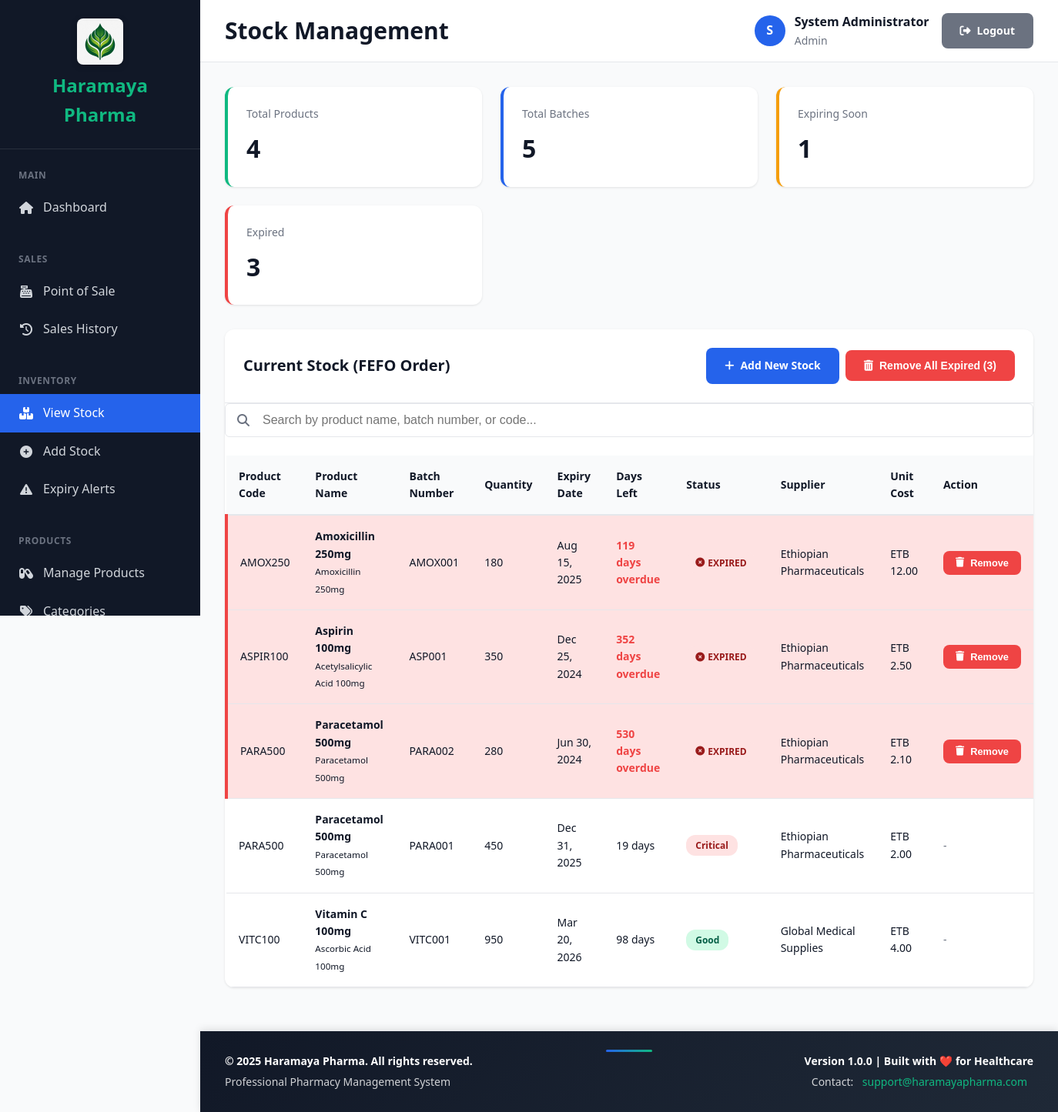
The page /modules/stock/view.php (signed in) on the database its author committed.
### tables this page shows
CREATE TABLE IF NOT EXISTS stock_batches (
    batch_id INT AUTO_INCREMENT PRIMARY KEY,
    product_id INT NOT NULL,
    supplier_id INT NOT NULL,
    batch_number VARCHAR(100) NOT NULL,
    quantity_received INT NOT NULL,
    quantity_remaining INT NOT NULL,
    unit_cost DECIMAL(10,2) NOT NULL,
    expiry_date DATE NOT NULL,
    received_date DATE NOT NULL,
    received_by INT NOT NULL,
    notes TEXT,
    created_at TIMESTAMP DEFAULT CURRENT_TIMESTAMP,
    FOREIGN KEY (product_id) REFERENCES products(product_id) ON DELETE CASCADE,
    FOREIGN KEY (supplier_id) REFERENCES suppliers(supplier_id) ON DELETE RESTRICT,
    FOREIGN KEY (received_by) REFERENCES users(user_id) ON DELETE RESTRICT,
    INDEX idx_product_batch (product_id, batch_number),
    INDEX idx_expiry_date (expiry_date),
    INDEX idx_supplier (supplier_id)
);

CREATE TABLE IF NOT EXISTS products (
    product_id INT AUTO_INCREMENT PRIMARY KEY,
    product_code VARCHAR(50) NOT NULL UNIQUE,
    product_name VARCHAR(200) NOT NULL,
    generic_name VARCHAR(200),
    category_id INT NOT NULL,
    strength VARCHAR(50),
    dosage_form VARCHAR(50),
    unit_price DECIMAL(10,2) NOT NULL,
    reorder_level INT DEFAULT 10,
    requires_prescription BOOLEAN DEFAULT FALSE,
    is_active BOOLEAN DEFAULT TRUE,
    created_at TIMESTAMP DEFAULT CURRENT_TIMESTAMP,
    FOREIGN KEY (category_id) REFERENCES product_categories(category_id) ON DELETE RESTRICT,
    INDEX idx_product_code (product_code),
    INDEX idx_product_name (product_name),
    INDEX idx_category (category_id)
);

CREATE TABLE IF NOT EXISTS suppliers (
    supplier_id INT AUTO_INCREMENT PRIMARY KEY,
    supplier_name VARCHAR(100) NOT NULL,
    contact_person VARCHAR(100),
    phone VARCHAR(20),
    email VARCHAR(100),
    address TEXT,
    is_active BOOLEAN DEFAULT TRUE,
    created_at TIMESTAMP DEFAULT CURRENT_TIMESTAMP,
    INDEX idx_supplier_name (supplier_name)
);

### includes/auth.php (called while the page is built, shortened)
<?php
require_once __DIR__ . '/security.php';
function is_logged_in() {
    return isset($_SESSION['user_id']) && !empty($_SESSION['user_id']);
}
function has_role($required_role) {
    $user_role = $_SESSION['role'];
    if ($user_role === 'admin') {
        return true;
    }
    return $user_role === $required_role;
}

### includes/security.php (called while the page is built, shortened)
<?php
function clean($data) {
    return htmlspecialchars($data, ENT_QUOTES, 'UTF-8');
}

### modules/stock/view.php (the view, shortened to what this page needs)
<?php
$pdo = require __DIR__ . '/../../config/database.php';
require_once __DIR__ . '/../../includes/security.php';
require_once __DIR__ . '/../../includes/auth.php';
require_once __DIR__ . '/../../templates/header.php';
$query = "
    SELECT
        p.product_id,
        p.product_code,
        p.product_name,
        p.generic_name,
        p.strength,
        p.dosage_form,
        pc.category_name,
        sb.batch_id,
        sb.batch_number,
        sb.quantity_remaining,
        sb.expiry_date,
        sb.unit_cost,
        s.supplier_name,
        DATEDIFF(sb.expiry_date, CURDATE()) as days_to_expiry,
        CASE
            WHEN DATEDIFF(sb.expiry_date, CURDATE()) < 0 THEN 'expired'
            WHEN DATEDIFF(sb.expiry_date, CURDATE()) <= 30 THEN 'critical'
            WHEN DATEDIFF(sb.expiry_date, CURDATE()) <= 90 THEN 'warning'
            ELSE 'good'
        END as expiry_status
    FROM stock_batches sb
    INNER JOIN products p ON sb.product_id = p.product_id
    LEFT JOIN product_categories pc ON p.category_id = pc.category_id
    LEFT JOIN suppliers s ON sb.supplier_id = s.supplier_id
    WHERE sb.quantity_remaining > 0
    ORDER BY p.product_name ASC, sb.expiry_date ASC
";
try {
    $stmt = $pdo->query($query);
    $stock_items = $stmt->fetchAll();
} catch (PDOException $e) {
    $error_message = "Error fetching stock data: " . $e->getMessage();
    $stock_items = [];
}
$total_products = count(array_unique(array_column($stock_items, 'product_id')));
$total_batches = count($stock_items);
$expiring_soon = count(array_filter($stock_items, function($item) {
    return $item['expiry_status'] === 'critical' || $item['expiry_status'] === 'warning';
}));
$expired = count(array_filter($stock_items, function($item) {
    return $item['expiry_status'] === 'expired';
}));
?>
<div class="stats-grid">
    <div class="stat-card success">
        <div class="stat-label">Total Products</div>
        <div class="stat-value"><?php echo $total_products; ?></div>
    </div>
    <div class="stat-card">
        <div class="stat-label">Total Batches</div>
        <div class="stat-value"><?php echo $total_batches; ?></div>
    </div>
    <div class="stat-card warning">
        <div class="stat-label">Expiring Soon</div>
        <div class="stat-value"><?php echo $expiring_soon; ?></div>
    </div>
    <div class="stat-card danger">
        <div class="stat-label">Expired</div>
        <div class="stat-value"><?php echo $expired; ?></div>
    </div>
</div>
<div class="card">
    <div class="card-header">
        <h2 class="card-title">Current Stock (FEFO Order)</h2>
        <div class="card-actions">
            <?php if (has_role(['admin', 'pharmacist'])): ?>
            <a href="add.php" class="btn btn-primary">
                <i class="fas fa-plus"></i> Add New Stock
            </a>
            <?php endif; ?>
            <?php if (has_role('admin') && $expired > 0): ?>
            <form method="POST" style="display: inline;" onsubmit="return confirm('Remove ALL expired products? This action cannot be undone!')">
                <button type="submit" class="btn btn-danger">
                    <i class="fas fa-trash-alt"></i> Remove All Expired (<?php echo $expired; ?>)
                </button>
            </form>
            <?php endif; ?>
        </div>
    </div>
    <div class="search-box">
        <i class="fas fa-search search-icon"></i>
        <input type="text"
               id="stockSearch"
               class="form-control"
               placeholder="Search by product name, batch number, or code...">
    </div>
    <div class="table-container">
        <table class="data-table" id="stockTable">
            <thead>
                <tr>
                    <th>Product Code</th>
                    <th>Product Name</th>
                    <th>Batch Number</th>
                    <th>Quantity</th>
                    <th>Expiry Date</th>
                    <th>Days Left</th>
                    <th>Status</th>
                    <th>Supplier</th>
                    <th>Unit Cost</th>
                    <?php if (has_role('admin')): ?>
                    <th>Action</th>
                    <?php endif; ?>
                </tr>
            </thead>
            <tbody>
                <?php foreach ($stock_items as $item): ?>
                <tr class="<?php echo $item['expiry_status'] === 'expired' ? 'expired-row' : ''; ?>">
                    <td><?php echo clean($item['product_code']); ?></td>
                    <td>
                        <strong><?php echo clean($item['product_name']); ?></strong><br>
                        <small><?php echo clean($item['generic_name']); ?>
                               <?php echo clean($item['strength']); ?></small>
                    </td>
                    <td><?php echo clean($item['batch_number']); ?></td>
                    <td><?php echo clean($item['quantity_remaining']); ?></td>
                    <td><?php echo date('M d, Y', strtotime($item['expiry_date'])); ?></td>
                    <td>
                        <?php if ($item['expiry_status'] === 'expired'): ?>
                            <span style="color: var(--danger-color); font-weight: bold;">
                                <?php echo abs($item['days_to_expiry']); ?> days overdue
                            </span>
                        <?php else: ?>
                            <?php echo $item['days_to_expiry']; ?> days
                        <?php endif; ?>
                    </td>
                    <td>
                        <?php
                        $badge_class = [
                            'expired' => 'badge-danger',
                            'critical' => 'badge-danger',
                            'warning' => 'badge-warning',
                            'good' => 'badge-success'
                        ][$item['expiry_status']];
                        $badge_text = [
                            'expired' => 'EXPIRED',
                            'critical' => 'Critical',
                            'warning' => 'Warning',
                            'good' => 'Good'
                        ][$item['expiry_status']];
                        ?>
                        <span class="badge <?php echo $badge_class; ?>">
                            <?php if ($item['expiry_status'] === 'expired'): ?>
                                <i class="fas fa-times-circle"></i>
                            <?php endif; ?>
                            <?php echo $badge_text; ?>
                        </span>
                    </td>
                    <td><?php echo clean($item['supplier_name'] ?? 'N/A'); ?></td>
                    <td>ETB <?php echo number_format($item['unit_cost'], 2); ?></td>
                    <?php if (has_role('admin')): ?>
                    <td>
                        <?php if ($item['expiry_status'] === 'expired'): ?>
                        <form method="POST" style="display: inline;" onsubmit="return confirm('Remove this expired batch? This action cannot be undone!')">
                            <button type="submit" class="btn btn-danger btn-sm">
                                <i class="fas fa-trash"></i> Remove
                            </button>
                        </form>
                        <?php else: ?>
                        <span class="text-muted">-</span>
                        <?php endif; ?>
                    </td>
                    <?php endif; ?>
                </tr>
                <?php endforeach; ?>
            </tbody>
        </table>
    </div>
</div>
<?php require_once __DIR__ . '/../../templates/footer.php'; ?>

### assets/css/main.css (style rules this page uses)
:root { --primary-color: #2563eb; --primary-dark: #1e40af; --secondary-color: #10b981; --danger-color: #ef4444; --warning-color: #f59e0b; --success-color: #10b981; --dark-bg: #1f2937; --sidebar-bg: #111827; --content-bg: #f9fafb; --card-bg: #ffffff; --text-primary: #111827; --text-secondary: #6b7280; --border-color: #e5e7eb; --shadow: 0 1px 3px 0 rgba(0, 0, 0, 0.1); --shadow-lg: 0 10px 15px -3px rgba(0, 0, 0, 0.1); }
* { margin: 0; padding: 0; box-sizing: border-box; }
body { font-family: 'Segoe UI', Tahoma, Geneva, Verdana, sans-serif; background: var(--content-bg); color: var(--text-primary); line-height: 1.6; }
.card { background: var(--card-bg); border-radius: 12px; box-shadow: var(--shadow); overflow: hidden; margin-bottom: 1.5rem; }
.card-header { padding: 1.5rem; border-bottom: 1px solid var(--border-color); display: flex; justify-content: space-between; align-items: center; }
.card-title { font-size: 1.25rem; font-weight: 600; color: var(--text-primary); margin: 0; }
.card-actions { display: flex; gap: 0.5rem; align-items: center; }
.stats-grid { display: grid; grid-template-columns: repeat(auto-fit, minmax(250px, 1fr)); gap: 1.5rem; margin-bottom: 2rem; }
.stat-card { background: var(--card-bg); padding: 1.5rem; border-radius: 12px; box-shadow: var(--shadow); border-left: 4px solid var(--primary-color); transition: transform 0.2s; }
.stat-card.success { border-left-color: var(--success-color); }
.stat-card.warning { border-left-color: var(--warning-color); }
.stat-card.danger { border-left-color: var(--danger-color); }
.stat-label { display: flex; align-items: center; gap: 0.5rem; font-size: 0.875rem; color: var(--text-secondary); margin-bottom: 0.5rem; }
.stat-value { font-size: 2rem; font-weight: 700; color: var(--text-primary); }
.btn { display: inline-flex; align-items: center; gap: 0.5rem; padding: 0.75rem 1.5rem; border: none; border-radius: 8px; font-weight: 600; text-decoration: none; cursor: pointer; transition: all 0.2s; font-size: 0.875rem; }
.btn-primary { background: var(--primary-color); color: white; }
.btn-danger { background: var(--danger-color); color: white; }
.btn-sm { padding: 0.5rem 1rem; font-size: 0.8rem; }
.form-control { width: 100%; padding: 0.75rem; border: 1px solid var(--border-color); border-radius: 6px; font-size: 1rem; transition: border-color 0.2s; }
.table-container { overflow-x: auto; }
.data-table { width: 100%; border-collapse: collapse; font-size: 0.875rem; }
.data-table th { background: var(--content-bg); padding: 1rem; text-align: left; font-weight: 600; color: var(--text-primary); border-bottom: 2px solid var(--border-color); }
.data-table td { padding: 1rem; border-bottom: 1px solid var(--border-color); }
.badge { display: inline-flex; align-items: center; gap: 0.25rem; padding: 0.25rem 0.75rem; border-radius: 12px; font-size: 0.75rem; font-weight: 600; }
.badge-success { background: #d1fae5; color: #065f46; }
.badge-danger { background: #fee2e2; color: #991b1b; }
.search-box { position: relative; margin-bottom: 1.5rem; }
.search-icon { position: absolute; left: 1rem; top: 50%; transform: translateY(-50%); color: var(--text-secondary); }
.search-box .form-control { padding-left: 3rem; }
.text-muted { color: var(--text-secondary); }

### modules/stock/view.php (style rules this page uses)
.expired-row { background-color: #fee2e2 !important; border-left: 4px solid var(--danger-color); }
.card-actions { display: flex; gap: 0.5rem; align-items: center; }
.card-actions form { margin: 0; }

### rows shown on the page
stock_batches: product.product_code "AMOX250", product.product_name "Amoxicillin 250mg", product.generic_name "Amoxicillin", product.strength "250mg", batch_number "AMOX001", quantity_remaining "180", expiry_date "Aug 15, 2025", days_to_expiry "119", badge_text "EXPIRED", supplier.supplier_name "Ethiopian Pharmaceuticals", unit_cost "12.00"
stock_batches: product.product_code "ASPIR100", product.product_name "Aspirin 100mg", product.generic_name "Acetylsalicylic Acid", product.strength "100mg", batch_number "ASP001", quantity_remaining "350", expiry_date "Dec 25, 2024", days_to_expiry "352", badge_text "EXPIRED", supplier.supplier_name "Ethiopian Pharmaceuticals", unit_cost "2.50"
stock_batches: product.product_code "PARA500", product.product_name "Paracetamol 500mg", product.generic_name "Paracetamol", product.strength "500mg", batch_number "PARA002", quantity_remaining "280", expiry_date "Jun 30, 2024", days_to_expiry "530", badge_text "EXPIRED", supplier.supplier_name "Ethiopian Pharmaceuticals", unit_cost "2.10"
stock_batches: product.product_code "PARA500", product.product_name "Paracetamol 500mg", product.generic_name "Paracetamol", product.strength "500mg", batch_number "PARA001", quantity_remaining "450", expiry_date "Dec 31, 2025", days_to_expiry "19", badge_text "Critical", supplier.supplier_name "Ethiopian Pharmaceuticals", unit_cost "2.00"
stock_batches: product.product_code "VITC100", product.product_name "Vitamin C 100mg", product.generic_name "Ascorbic Acid", product.strength "100mg", batch_number "VITC001", quantity_remaining "950", expiry_date "Mar 20, 2026", days_to_expiry "98", badge_text "Good", supplier.supplier_name "Global Medical Supplies", unit_cost "4.00"

### other values the page prints
$page_title "Stock Management"
substr($current_user['full_name'], 0, 1) "S"
$current_user['full_name'] "System Administrator"
$current_user['role'] "Admin"
$total_products "4"
$total_batches "5"
$expiring_soon "1"
$expired "3"
